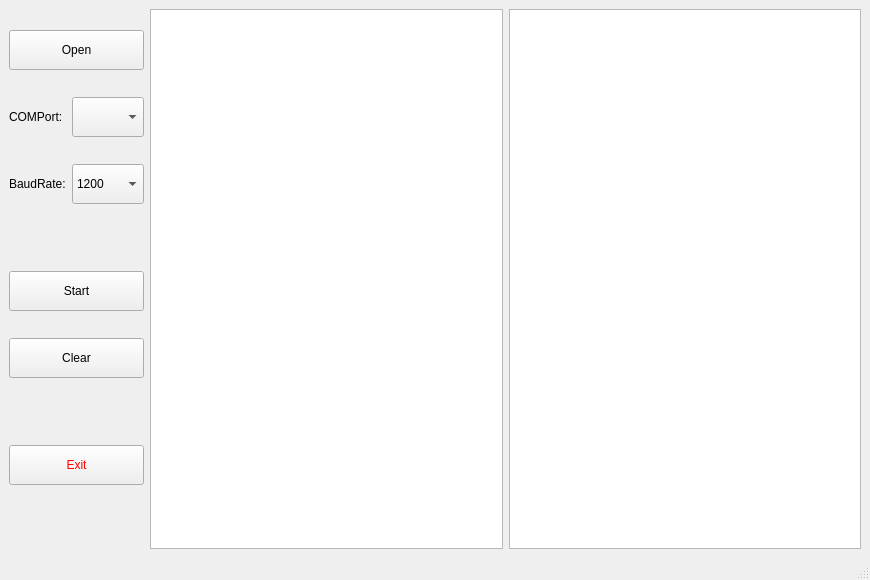
<?xml version="1.0" encoding="UTF-8"?>
<ui version="4.0">
 <class>MainWindow</class>
 <widget class="QMainWindow" name="MainWindow">
  <property name="geometry">
   <rect>
    <x>0</x>
    <y>0</y>
    <width>870</width>
    <height>580</height>
   </rect>
  </property>
  <property name="windowTitle">
   <string>MainWindow</string>
  </property>
  <widget class="QWidget" name="centralwidget">
   <layout class="QHBoxLayout" name="horizontalLayout">
    <item>
     <layout class="QVBoxLayout" name="verticalLayout_3">
      <item>
       <widget class="QPushButton" name="openButton">
        <property name="minimumSize">
         <size>
          <width>0</width>
          <height>40</height>
         </size>
        </property>
        <property name="text">
         <string>Open</string>
        </property>
       </widget>
      </item>
      <item>
       <layout class="QHBoxLayout" name="horizontalLayout_2">
        <item>
         <widget class="QLabel" name="label_3">
          <property name="minimumSize">
           <size>
            <width>0</width>
            <height>40</height>
           </size>
          </property>
          <property name="text">
           <string>COMPort:</string>
          </property>
         </widget>
        </item>
        <item>
         <widget class="QComboBox" name="PortBox">
          <property name="minimumSize">
           <size>
            <width>0</width>
            <height>40</height>
           </size>
          </property>
         </widget>
        </item>
       </layout>
      </item>
      <item>
       <layout class="QHBoxLayout" name="horizontalLayout_3">
        <item>
         <widget class="QLabel" name="label_4">
          <property name="minimumSize">
           <size>
            <width>0</width>
            <height>40</height>
           </size>
          </property>
          <property name="text">
           <string>BaudRate:</string>
          </property>
         </widget>
        </item>
        <item>
         <widget class="QComboBox" name="BaudBox">
          <property name="minimumSize">
           <size>
            <width>0</width>
            <height>40</height>
           </size>
          </property>
          <item>
           <property name="text">
            <string>1200</string>
           </property>
          </item>
          <item>
           <property name="text">
            <string>2400</string>
           </property>
          </item>
          <item>
           <property name="text">
            <string>4800</string>
           </property>
          </item>
          <item>
           <property name="text">
            <string>9600</string>
           </property>
          </item>
          <item>
           <property name="text">
            <string>19200</string>
           </property>
          </item>
          <item>
           <property name="text">
            <string>115200</string>
           </property>
          </item>
          <item>
           <property name="text">
            <string>921600</string>
           </property>
          </item>
         </widget>
        </item>
       </layout>
      </item>
      <item>
       <spacer name="verticalSpacer">
        <property name="orientation">
         <enum>Qt::Vertical</enum>
        </property>
        <property name="sizeType">
         <enum>QSizePolicy::Preferred</enum>
        </property>
        <property name="sizeHint" stdset="0">
         <size>
          <width>20</width>
          <height>40</height>
         </size>
        </property>
       </spacer>
      </item>
      <item>
       <widget class="QPushButton" name="pbStart">
        <property name="minimumSize">
         <size>
          <width>0</width>
          <height>40</height>
         </size>
        </property>
        <property name="text">
         <string>Start</string>
        </property>
       </widget>
      </item>
      <item>
       <widget class="QPushButton" name="pbClear">
        <property name="minimumSize">
         <size>
          <width>0</width>
          <height>40</height>
         </size>
        </property>
        <property name="text">
         <string>Clear</string>
        </property>
       </widget>
      </item>
      <item>
       <spacer name="verticalSpacer_2">
        <property name="orientation">
         <enum>Qt::Vertical</enum>
        </property>
        <property name="sizeType">
         <enum>QSizePolicy::Preferred</enum>
        </property>
        <property name="sizeHint" stdset="0">
         <size>
          <width>20</width>
          <height>40</height>
         </size>
        </property>
       </spacer>
      </item>
      <item>
       <widget class="QPushButton" name="pbClose">
        <property name="minimumSize">
         <size>
          <width>0</width>
          <height>40</height>
         </size>
        </property>
        <property name="styleSheet">
         <string notr="true">color: red;
</string>
        </property>
        <property name="text">
         <string>Exit</string>
        </property>
       </widget>
      </item>
      <item>
       <spacer name="verticalSpacer_3">
        <property name="orientation">
         <enum>Qt::Vertical</enum>
        </property>
        <property name="sizeType">
         <enum>QSizePolicy::Preferred</enum>
        </property>
        <property name="sizeHint" stdset="0">
         <size>
          <width>20</width>
          <height>40</height>
         </size>
        </property>
       </spacer>
      </item>
     </layout>
    </item>
    <item>
     <widget class="QTextBrowser" name="textBrowser">
      <property name="font">
       <font>
        <pointsize>12</pointsize>
       </font>
      </property>
     </widget>
    </item>
    <item>
     <widget class="QTextBrowser" name="textBrowser_2">
      <property name="font">
       <font>
        <pointsize>12</pointsize>
       </font>
      </property>
     </widget>
    </item>
   </layout>
  </widget>
  <widget class="QStatusBar" name="statusbar"/>
 </widget>
 <resources/>
 <connections/>
</ui>
